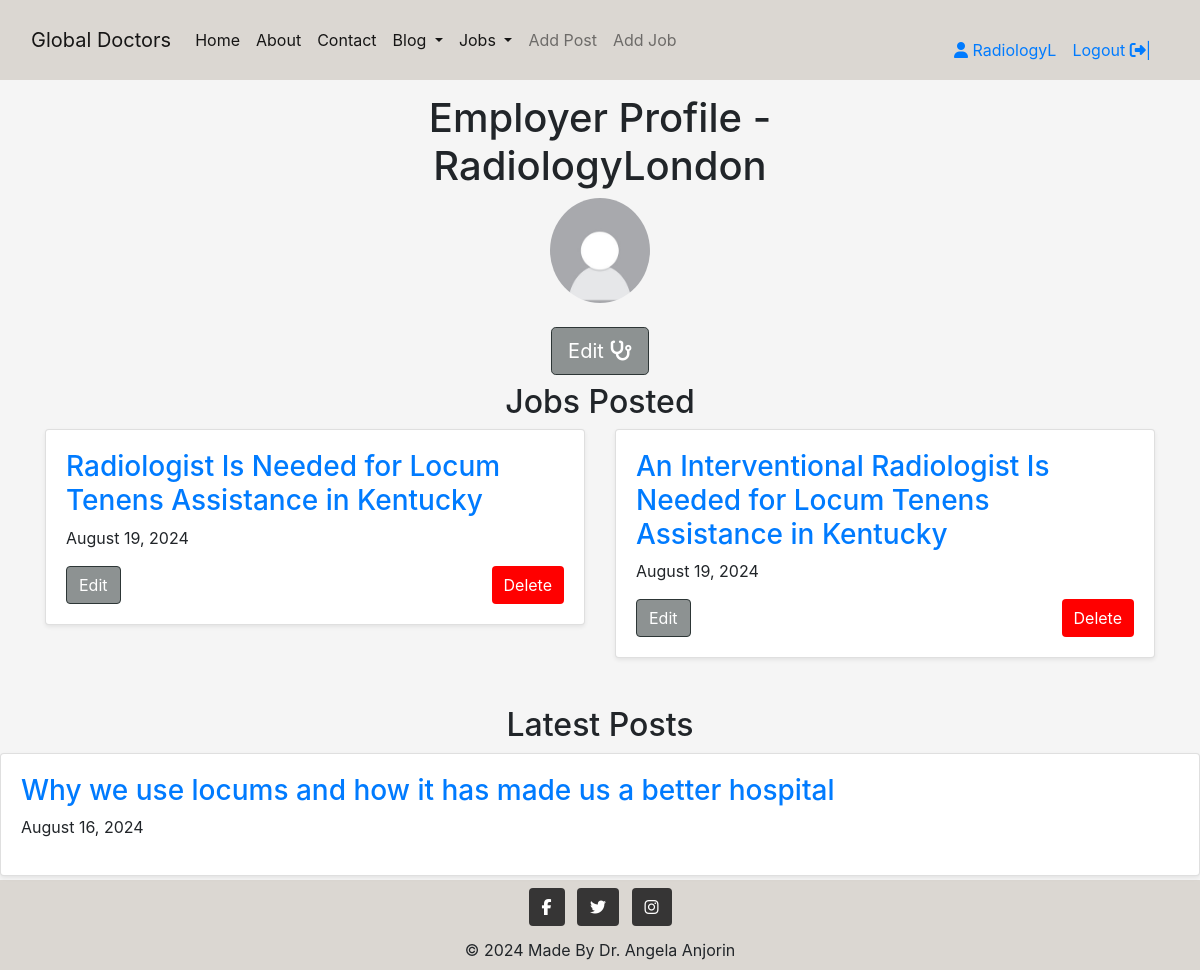
Page /profile/profile/employer/ (signed in) on the earlier database version.
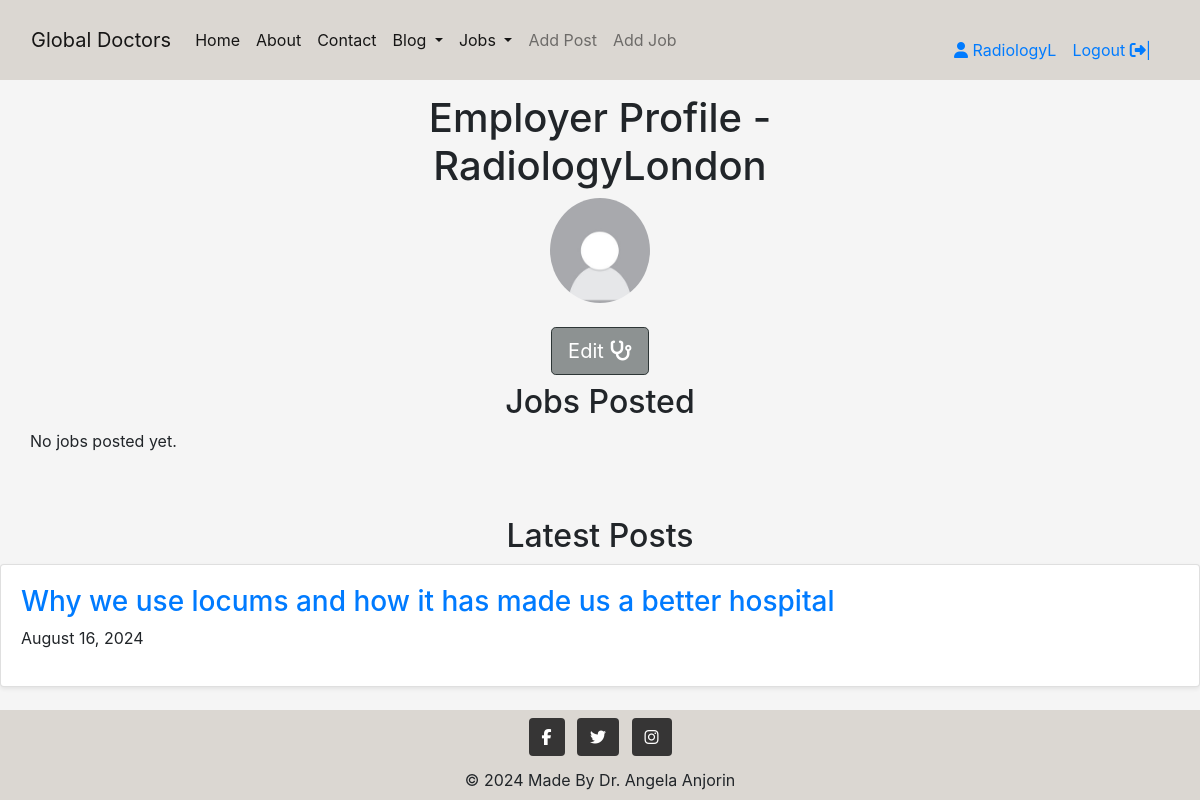
Same page on the later database version.
### jobs/models.py (models this page shows, shortened)
class Job(models.Model):
    title = models.CharField(max_length=200, unique=True)
    slug = models.SlugField(max_length=200, unique=True)
    author = models.ForeignKey(
    CustomUser, on_delete=models.CASCADE, related_name="job_posts")
    speciality = models.ForeignKey(Speciality, on_delete=models.PROTECT, default=4)
    location = models.CharField(max_length=100, unique=True)
    start_date = models.DateField()
    end_date = models.DateField()
    created_on = models.DateTimeField(auto_now_add=True)
    description = models.TextField()
    status = models.IntegerField(choices=STATUS, default=0)
    updated_on = models.DateTimeField(auto_now=True)
    stars = models.PositiveIntegerField(
        default=3,
        validators=[
            MinValueValidator(1),
            MaxValueValidator(5)]
    )
    class Meta:
        ordering = ["-created_on"]

### blog/models.py (models this page shows, shortened)
class Post(models.Model):
    title = models.CharField(max_length=200, unique=True)
    category = models.ForeignKey(Category, on_delete=models.PROTECT, default=4)
    slug = models.SlugField(max_length=200, unique=True)
    author = models.ForeignKey(
    CustomUser, on_delete=models.CASCADE, related_name="blog_posts")
    featured_image = CloudinaryField('image', default='placeholder')
    content = models.TextField()
    created_on = models.DateTimeField(auto_now_add=True)
    status = models.IntegerField(choices=STATUS, default=0)
    updated_on = models.DateTimeField(auto_now=True)
    likes = models.ManyToManyField(
        CustomUser, related_name='post_like', blank=True)
    class Meta:
        ordering = ["-created_on"]

### profile/views.py (the view)
# urls.py: path('profile/employer/', employer_profile, name='employer_profile'),
@login_required
def employer_profile(request):
    profile = get_object_or_404(Profile, user=request.user)
    posts = Post.objects.filter(author=request.user).order_by('-created_on')
    jobs = Job.objects.filter(author=request.user)
    context = {
        'profile':profile,
        'posts': posts,
        'jobs':jobs,
    }
    return render(request, 'profile/employer_profile.html', context)

### blog/views.py (called while the page is built)
def category_list(request):
    category_list = Category.objects.exclude(name='other')
    context = {
        "category_list": category_list,
    }
    return context

### jobs/views.py (called while the page is built)
def speciality_list(request):
    speciality_list = Speciality.objects.exclude(name='other')
    context = {
        'speciality_list': speciality_list
    }
    return context

### profile/templates/profile/employer_profile.html (shortened to what this page needs)
{% extends 'base.html' %}
{% load static %}
{% load crispy_forms_tags %}
{% block content %}
<section class="py-1 text-center container">
    <div class="row py-lg-1">
        <div class="col-lg-6 col-md-8 mx-auto">
            <h1 class="fw-light">Employer Profile - {{ profile.user.username }}</h1>
            <div class="mb-4">
                {% if profile.image.url %}
                <img class="profile-img rounded-circle" src="{{ profile.image.url }}" alt="{{ profile.user.username }}'s profile image">
                {% else %}
                <img class="profile-img rounded-circle" style="width: 100px;" src="{% static '/images/user_profile_placeholder (1).jpg' %}" alt="user_profile_placeholder">
                {% endif %}
            </div>
            <div class="text-center">
                {% if request.user == profile.user %}
                <a href="{% url 'profile_edit' profile.pk %}" class="btn btn-signup btn-lg">Edit <i class="fa fa-stethoscope"></i></a>
                {% endif %}
            </div>
        </div>
    </div>
</section>
<div class="container">
    <h2 class="text-center">Jobs Posted</h2>
    <div class="row row-cols-1 row-cols-sm-2 row-cols-md-3 g-3">
        {% for job in jobs %}
        <div class="col">
            <div class="card shadow-sm">
                <div class="card-body">
                    <a href="{% url 'job_detail' job.slug %}">
                        <h3>{{ job.title }}</h3>
                    </a>
                    <p>{{ job.created_on|date:"F d, Y" }}</p>
                    <div class="d-flex justify-content-between mt-3">
                        {%if user == job.author %}
                         <a href="{% url 'edit_job' job.id %}"><button class="btn btn-edit me_2" >Edit</button></a>
                         <button type="button" class="btn btn-delete" job_id="{{ job.id }}">Delete</button>
                        {% endif %}
                    </div>
                </div>
            </div>
        </div>
        {% empty %}
        <p>No jobs posted yet.</p>
        {% endfor %}
    </div>
</div>
    <h2 class="text-center mt-5">Latest Posts</h2>
    <div class="row row-cols-1 row-cols-sm-2 row-cols-md-3 g-3">
        {% for post in posts %}
        <div class="col">
            <div class="card shadow-sm">
                <div class="card-body">
                    <a href="{% url 'post_detail' post.slug %}">
                        <h3>{{ post.title }}</h3>
                    </a>
                    <p>{{ post.created_on|date:"F d, Y" }}</p>
                </div>
            </div>
        </div>
        {% empty %}
        <p>No posts available.</p>
        {% endfor %}
    </div>
{% endblock content %}

Differences in the rows shown:
removed Job: title "Radiologist Is Needed for Locum Tenens Assistance in Kentucky", created_on "August 19, 2024"
removed Job: title "An Interventional Radiologist Is Needed for Locum Tenens Assistance in Kentucky", created_on "August 19, 2024"
Other differences:
text now shown: "No jobs posted yet."
